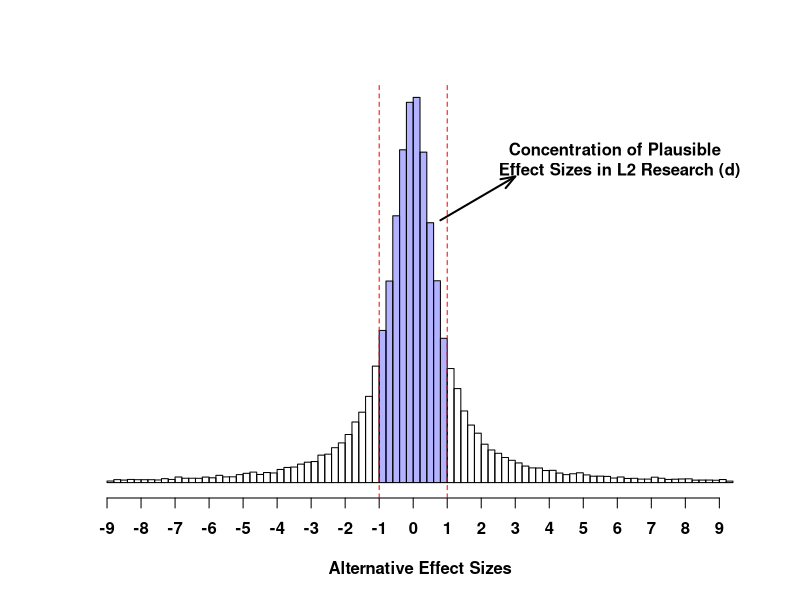

Recreate this plot in R.
  set.seed(0)
   x = rcauchy(5e4, 0, sqrt(2)/2)
cuts = quantile(x, c(.025, .975))
 cut = x[x >= cuts[1] & x <= cuts[2]]
   h = hist(cut, breaks = 80, plot = FALSE)
cuts = cut(h$breaks, c(-1.2, .8))

plot(h, col = rgb(0, 0, 1, .3)[cuts], axes = FALSE, ylab = NA, main = NA, xlab = "Alternative Effect Sizes", font.lab = 2)

axis(1, at = -9:9, font = 2, xpd = NA)
abline(v = c(-1, 1), col = "red", lty = 2)
arrows(.8, 3e3, 3, 3500, code = 2, length = .15, angle = 20, lwd = 2)
text(6, 3700, "Concentration of Plausible \n Effect Sizes in L2 Research (d)", font = 2, xpf = NA)
